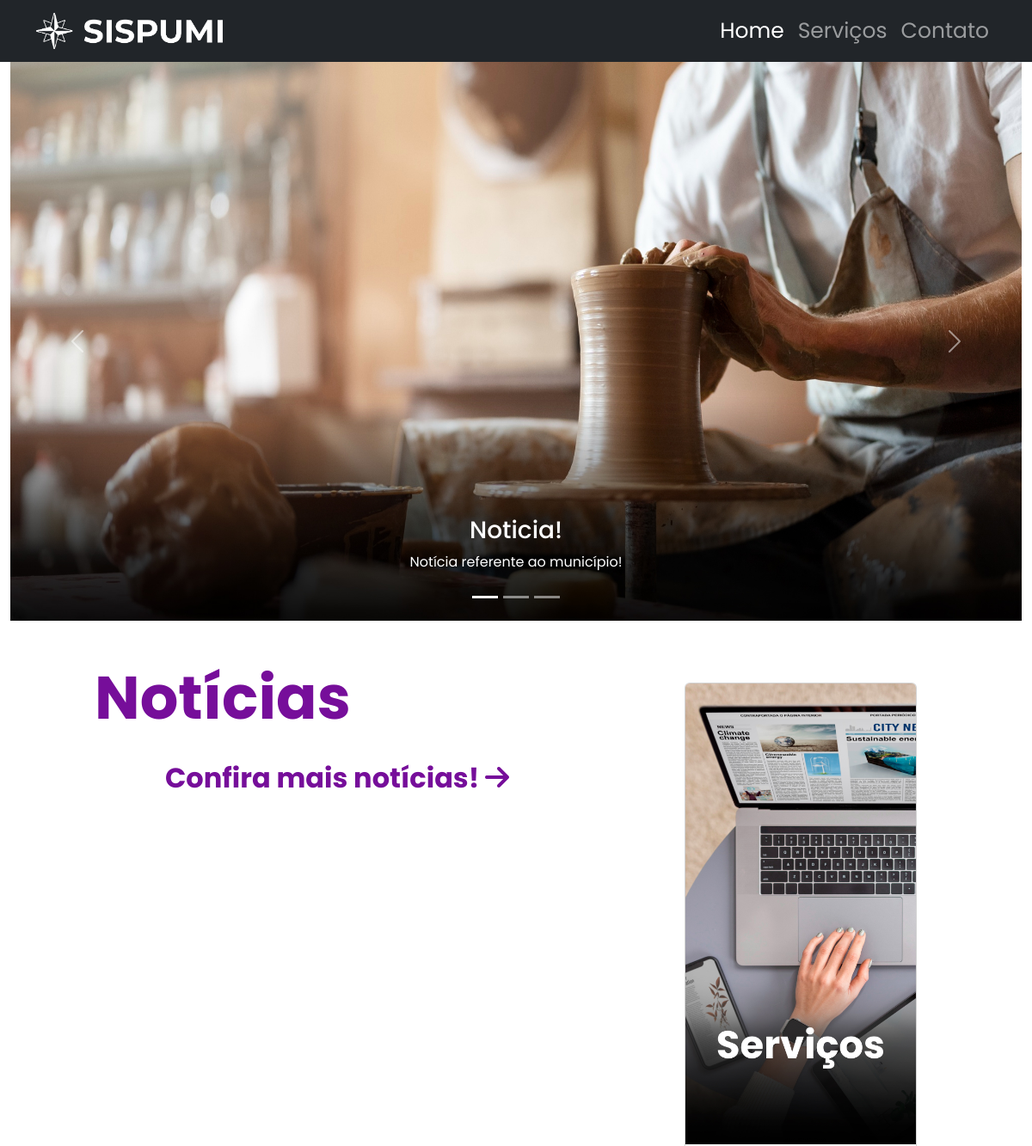
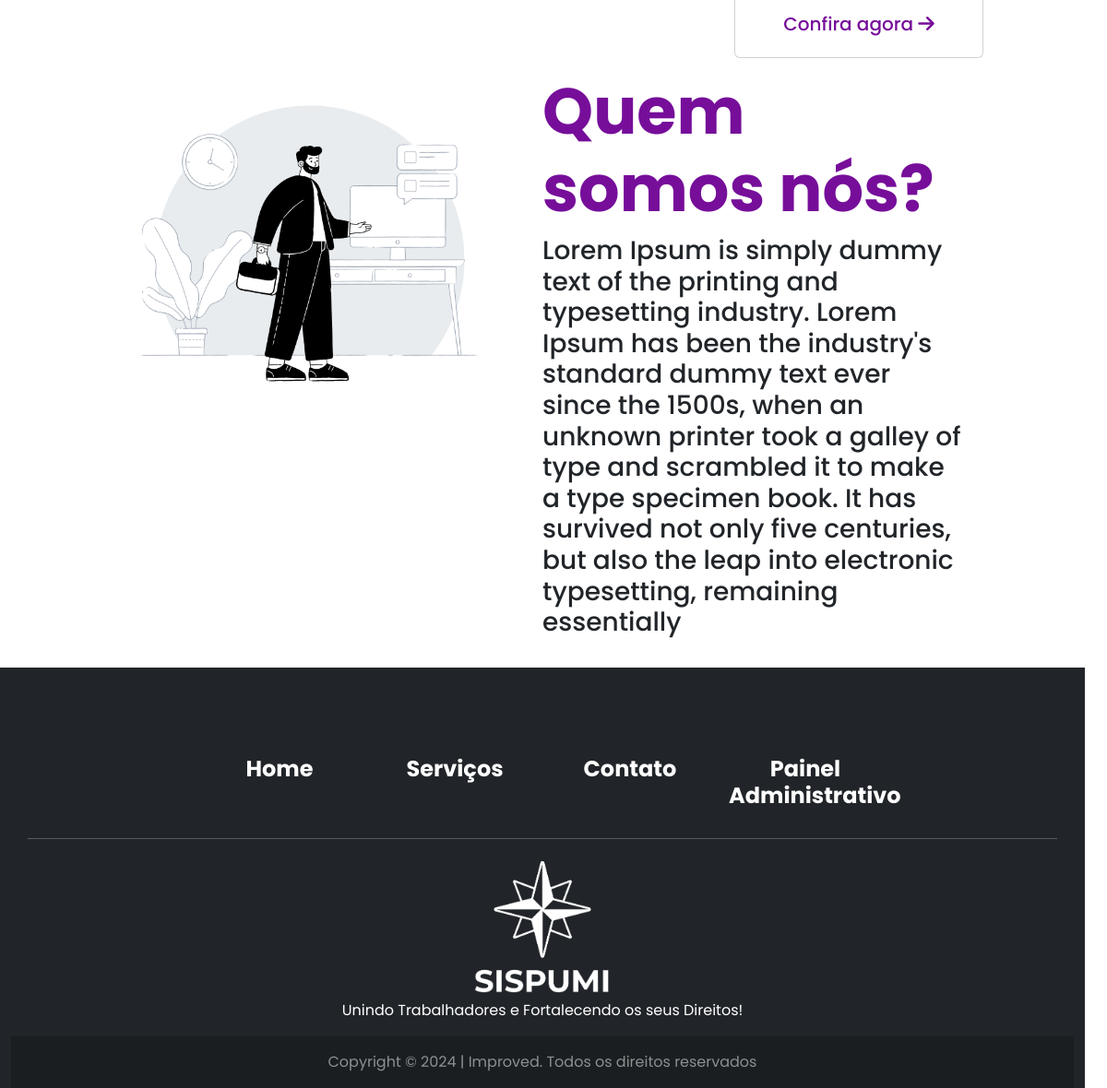
The page / on the database its author committed (2 pictures, top to bottom).
### tables this page shows
CREATE TABLE IF NOT EXISTS `carrossel` (
  `id_carrossel` int(11) NOT NULL AUTO_INCREMENT,
  `titulo_carrossel` varchar(60) DEFAULT NULL,
  `subtitulo_carrossel` varchar(100) DEFAULT NULL,
  `imagem_carrossel` text NOT NULL,
  `link_carrossel` text NOT NULL,
  `status_carrossel` int(11) NOT NULL,
  `id_adm` int(11) DEFAULT NULL,
  PRIMARY KEY (`id_carrossel`),
  KEY `id_adm` (`id_adm`)
);

### index.php (the view, shortened to what this page needs)
<?php
  include('conexao.php');
  $sql1 = 'SELECT * FROM carrossel WHERE status_carrossel = 1 ORDER BY id_carrossel DESC LIMIT 3';
?>
<!DOCTYPE html>
<html lang="pt-br">
<head>
	<link rel="stylesheet" type="text/css" href="css/bootstrap.min.css">
</head>
<body>
<nav class="navbar navbar-expand-lg navbar-dark bg-dark static-top">
  <div class="container">
    <a class="navbar-brand" href="index.php">
      <img src="./img/logo.png" alt="..." height="46">
    </a>
    <div class="collapse navbar-collapse" id="navbarSupportedContent">
      <ul class="navbar-nav ms-auto">
        <li class="nav-item">
          <a class="nav-link active" aria-current="page" href="index.php" style="font-size: 25px;">Home</a>
        </li>
        <li class="nav-item">
          <a class="nav-link" href="servicos.php" style="font-size: 25px;">Serviços</a>
        </li>
        <li class="nav-item">
          <a class="nav-link" href="contato.php" style="font-size: 25px;">Contato</a>
        </li>
      </ul>
    </div>
  </div>
</nav>
<div id="carouselExampleCaptions" class="carousel slide container-fluid" data-bs-ride="carousel">
  <div class="carousel-indicators">
    <button type="button" data-bs-target="#carouselExampleCaptions" data-bs-slide-to="0" class="active" aria-current="true" aria-label="Slide 1"></button>
    <button type="button" data-bs-target="#carouselExampleCaptions" data-bs-slide-to="1" aria-label="Slide 2"></button>
    <button type="button" data-bs-target="#carouselExampleCaptions" data-bs-slide-to="2" aria-label="Slide 3"></button>
  </div>
  <div class="carousel-inner">
<?php
  $executa = $con->query($sql1);
  if($executa -> fetch_array() == ""){
    echo
      '<div class="carousel-item active">
        <img src="./img/jornal.jpg" class="d-block w-100" alt="..." style="max-height: 650px;">
        <div class="carousel-caption d-none d-md-block">
          <h3>Aguardando Atualizações</h3>
          <p> Por enquanto nada </p>
        </div>
      </div>';
  }else{
    $executa = $con->query($sql1);
    while($slide = $executa -> fetch_array()){
      $link = $slide['link_carrossel'];
      echo
      '<div class="carousel-item active">
        <img  style="width: auto; height: 650px" src="'.$slide['imagem_carrossel'].'" class="d-block w-100" alt="...">
        <div class="carousel-caption d-none d-md-block">
          <h3><a href="https://'.$link.'" target="_blank">'.$slide['titulo_carrossel'].'</a></h3>
          <p><a href="https://'.$link.'" target="_blank">'.$slide['subtitulo_carrossel'].'</a></p>
        </div>
      </div>';
    }
  }
?>
</div>
  <button class="carousel-control-prev" type="button" data-bs-target="#carouselExampleCaptions" data-bs-slide="prev">
    <span class="carousel-control-prev-icon" aria-hidden="true"></span>
  </button>
  <button class="carousel-control-next" type="button" data-bs-target="#carouselExampleCaptions" data-bs-slide="next">
    <span class="carousel-control-next-icon" aria-hidden="true"></span>
  </button>
</div>
<br>
<div class="row container-fluid">
  <div class="col-sm-1"></div>
    <div class="col-sm-6">
    <br>
    <h1 style="font-size: 70px; color: #760E9A;"><strong>Notícias</strong></h1>
    <br>
  <a href="todasNoticias.php" style="text-decoration: none;">
    <h2 style="text-align: center; color: #760E9A;">
      <strong>Confira mais notícias! </strong><i class="fa-solid fa-arrow-right"></i>
    </h2>
  </a>
<br>
<br>
<br>
</div>
<div class="col-sm-1"></div>
<div class="col-sm-3">
  <br>
  <br>
  <div class="card mb-3">
<a href="servicos.php"><img src="./img/servicos2.jpg" class="card-img-top" alt="..."></a>
<div class="card-body">
  <h5 class="card-title" style="text-align: center; color: #760E9A;">Confira agora <i class="fa-solid fa-arrow-right"></i></h5>
</div>
</div>
</div>
<br>
<div class="row container-fluid">
  <div class="col-sm-1"></div>
  <div class="col-sm-5">
    <img src="./img/sapiens.png" class="img-fluid" alt="...">
  </div>
  <div class="col-sm-5">
    <h1 style="font-size: 70px; color: #760E9A;"><strong>Quem somos nós?</strong></h1>
    <h3>Lorem Ipsum is simply dummy text of the printing and typesetting industry. Lorem Ipsum has been the industry's standard dummy text ever since the 1500s, when an unknown printer took a galley of type and scrambled it to make a type specimen book. It has survived not only five centuries, but also the leap into electronic typesetting, remaining essentially</h3>
    <br>
  </div>
  <div class="col-sm-1"></div>
</div>
<br>
<br>
<footer class="text-center text-white bg-dark">
    <div class="container">
      <section class="mt-5">
        <div class="row text-center d-flex justify-content-center pt-5">
          <div class="col-md-2">
            <h4 class="font-weight-bold">
              <a href="index.php" class="text-white"><strong>Home</strong></a>
            </h4>
          </div>
          <div class="col-md-2">
            <h4 class="font-weight-bold">
              <a href="servicos.php" class="text-white"><strong>Serviços</strong></a>
            </h4>
          </div>
          <div class="col-md-2">
            <h4 class="font-weight-bold">
              <a href="contato.html" class="text-white"><strong>Contato</strong></a>
            </h4>
          </div>
          <div class="col-md-2">
            <h4 class="font-weight-bold">
              <a href="./login.php" class="text-white"><strong>Painel Administrativo</strong></a>
            </h4>
          </div>
        </div>
      </section>
      <hr class="my-4" />
        <div class="row d-flex justify-content-center">
          <div class="col-lg-8 text-white">
            <img src="./img/logo1.png" alt="..." height="150">
            <p>
               Unindo Trabalhadores e Fortalecendo os seus Direitos!
            </p>
          </div>
        </div>
    </div>
    <div
         class="text-center p-3 text-white-50"
         style="background-color: rgba(0, 0, 0, 0.2)"
         >
      Copyright © 2024 | Improved. Todos os direitos reservados
    </div>
  </footer>
</body>
</html>

### index.php (style rules this page uses)
body { font-family: poppins; }
a { text-decoration: none; color: white; }

### rows shown on the page
carrossel: imagem_carrossel (picture), titulo_carrossel "Noticia!", subtitulo_carrossel "Notícia referente ao município!"
